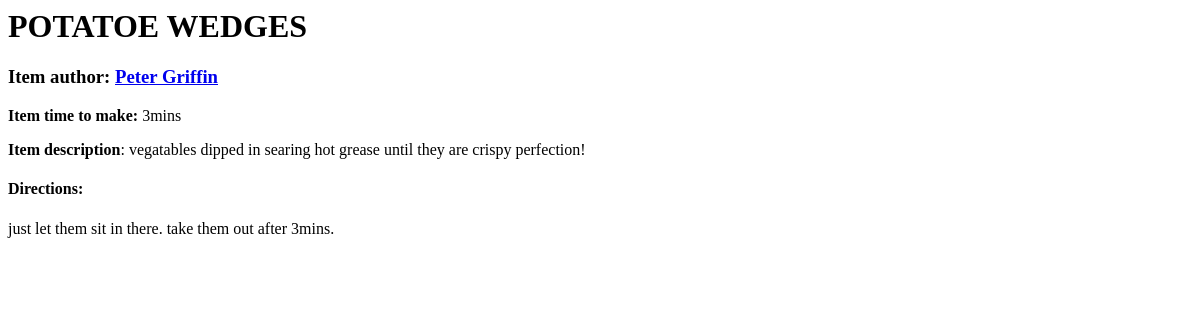
/recipe/1/, run on an earlier commit of the app's database.
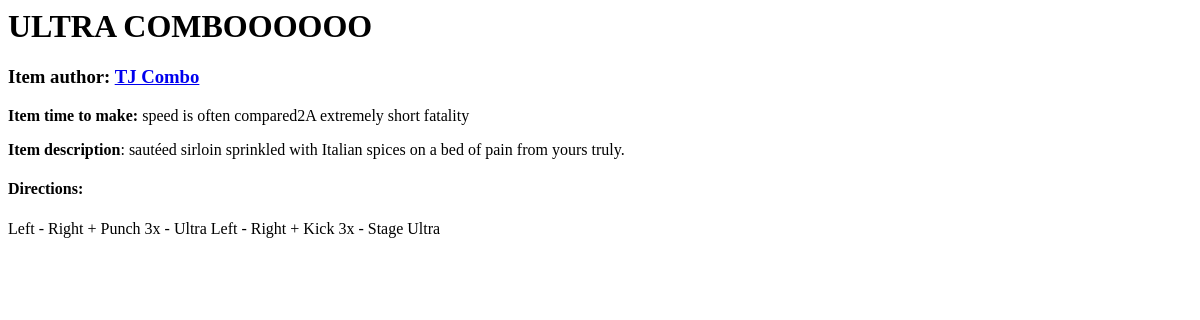
And on a later commit of the database.
### recipeBox/models.py (models this page shows, shortened)
class RecipeItem(models.Model):
    title = models.CharField(max_length=50)
    description = models.TextField()
    prepTime = models.CharField(max_length=50)
    instructions = models.TextField()
    author = models.ForeignKey(Author,on_delete=models.CASCADE)
    post_date = models.DateTimeField(default=timezone.now)

class Author(models.Model):
    user = models.OneToOneField(User, on_delete=models.CASCADE, null=True)
    name = models.CharField(max_length=50)
    bio = models.TextField()
    def __str__(self):
        return self.name

### recipeBox/views.py (the view)
# urls.py: path('recipe/<int:key_id>/', views.recipe_item_view, name='itempage'),
def recipe_item_view(request, key_id):
    html = 'itempage.html'
    recipe = RecipeItem.objects.get(pk=key_id)
    return render(request, html, {'data': recipe})

### recipeBox/templates/itempage.html
<h1> {{ data.title }} </h1>
<h3> Item author: <a href="/author/{{data.author_id }}/">{{ data.author }}</a> </h3>
<p><strong>Item time to make: </strong> {{ data.prepTime }} </p>
<p><strong> Item description</strong>: {{ data.description }}</p>
<h4>Directions: </h4>
<p>
{{ data.instructions }}
</p>

What changed in the data, as far as the page shows it:
changed RecipeItem: title "POTATOE WEDGES" → "ULTRA COMBOOOOOO"; author "Peter Griffin" → "TJ Combo"; prepTime "3mins" → "speed is often compared2A extremely short fatality"; description "vegatables dipped in searing hot grease until they are crispy perfection!" → "sautéed sirloin sprinkled with Italian spices on a bed of pain from yours truly."; instructions "just let them sit in there. take them out after 3mins." → "Left - Right + Punch 3x - Ultra Left - Right + Kick 3x - Stage Ultra"
